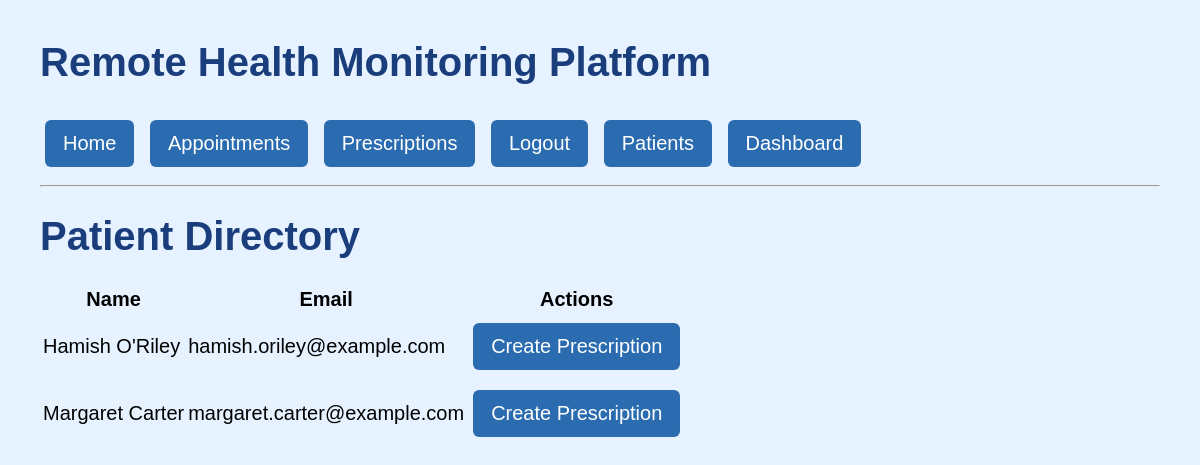
Page /patients (signed in) on the committed database.
### app/models.py (models this page shows, shortened)
class User(db.Model):
    id = db.Column(db.Integer, primary_key=True)
    first_name = db.Column(db.String(100), nullable=False)
    last_name = db.Column(db.String(100), nullable=False)
    email = db.Column(db.String(150), unique=True, nullable=False)
    role = db.Column(db.String(20), nullable=False)
    password = db.Column(db.String(200), nullable=False)
    linked_patient_id = db.Column(db.Integer, db.ForeignKey('user.id'))

### app/routes.py (the view)
@app.route("/patients")
def patients():
    if "user_id" not in session or session["role"] != "doctor":
        flash("Access Denied", "danger")
        return redirect(url_for("index"))
    patients = User.query.filter_by(role="patient").all()
    return render_template("patients.html", patients=patients)

### app/templates/patients.html
{% extends "base.html" %}
{% block content %}
<h1>Patient Directory</h1>
<table>
<tr>
<th>Name</th>
<th>Email</th>
<th>Actions</th>
</tr>
{% for patient in patients %}
<tr>
<td>{{ patient.first_name }} {{ patient.last_name }}</td>
<td>{{ patient.email }}</td>
<td>
<a href="{{ url_for('prescribe', patient_id=patient.id) }}">
    Create Prescription
</a>
</td>
</tr>
{% endfor %}
</table>
{% endblock %}

### app/templates/base.html (style rules this page uses)
body { font-family: Arial, sans-serif; font-size: 20px; background-color: #e6f2ff; margin: 40px; }
h1 { color:#1a3d7c; }
a { display:inline-block; background-color:#2b6cb0; color:white; padding:12px 18px; margin:8px 5px; text-decoration:none; border-radius:6px; }

### rows in the picture
User: first_name "Hamish", last_name "O'Riley", email "hamish.oriley@example.com"
User: first_name "Margaret", last_name "Carter", email "margaret.carter@example.com"
